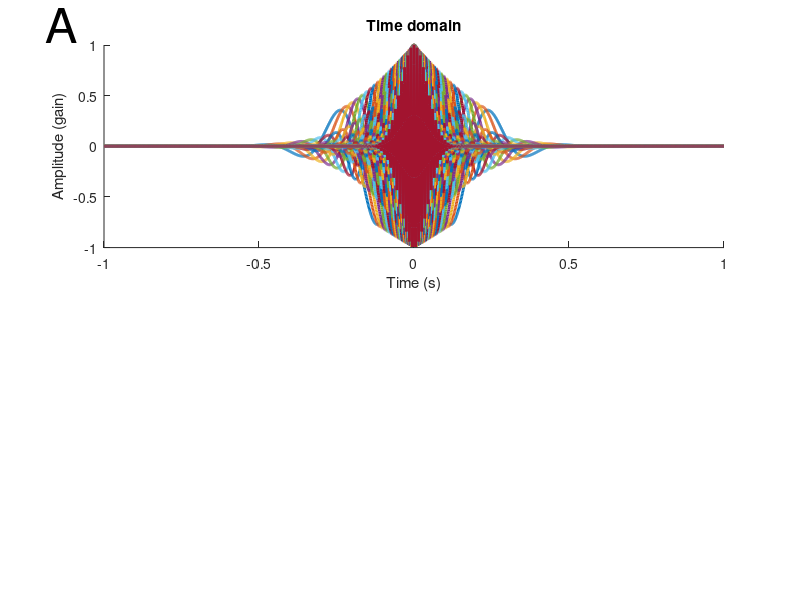

This figure's MATLAB source: (Note: this script raises an error after producing the figure.)
%% Step 1: Define Parameters

%initialize variables
srate = 1000; % 1,000Hz
% -500:0 baseline, 1:500 sample, 501:1310 delay (all in ms)
wavet = -1:1/srate:1; % in seconds (length doesn't matter since multiplying by zeroes won't affect convolution)
min_freq = 4; %in Hz (need several cycles in an epoch, these epochs are 500ms min so 4Hz = 2 cycles)
max_freq = 100; %nothing above 100
num_frex = 35; %50 for 200Hz, 35 for 100Hz, better for statistics mult comp corr, less smooth spectrogram
min_fwhm = .400; % in seconds (350ms)
max_fwhm = .100; % in seconds (75ms)
wavpts = length(wavet);
%there are N/2+1 frequencies between 0 and srate/2:
hz = linspace(0,srate/2,floor(wavpts/2)+1); % pos frequencies (not neg) up to Nyquist
frex = logspace(log10(min_freq),log10(max_freq),num_frex); %total num of freq's
% s    = logspace(log10(3),log10(12),num_frex)./(2*pi*frex); %width of gaussian
%fwhm of gaussian windows used to create wavelets logarithmically spaced:
fwhm = logspace(log10(min_fwhm),log10(max_fwhm),length(frex)); % in seconds
empcycles = 2.667 * (fwhm.*frex); %est # of cycles captured for ea frex (Cohen 2018)


%% Step 2: Make wavelets, ensure they taper to 0 at either end in time domain and
% ensure Gaussian in frequency domain

% create wavelets using equation 3 from Cohen, 2018: "A better way to define
% and describe Morlet wavelets for time-frequency analysis"

% now using fwhm-specified in time domain
midp = dsearchn(wavet',0); %identify 0ms on wavelet time axis
% init outputs for empirical fwhm (time domain)
empfwhmT = zeros(length(frex),1);
for fi=1:length(frex) %loop over frequencies
    % create the Gaussian using the FWHM formula (equation 3):
    gwin = exp( (-4*log(2)*wavet.^2) ./ fwhm(fi)^2 ); 
    % measure the empirical fwhm (time domain):
    empfwhmT(fi) = wavet(midp-1+dsearchn(gwin(midp:end)',.5)) - ...
    wavet(dsearchn(gwin(1:midp)',.5));
end 
% empirical approximates specified (empfwhmT ~= fwhm)
% now make the wavelets and visualize them in time and frequency domains in
% addition to computing their fwhm 

empfwhmF = zeros(length(frex),1); %init outputs for emp fwhm (freq domain)

for fi=1:length(frex)
    %create wavelets using eq. 3: sin .* gaussian window
    wavelets(fi,:) = exp(2*1i*pi*frex(fi)*wavet).*exp( (-4*log(2)*wavet.^2) ./ fwhm(fi)^2 );
    wavelets_fft(fi,:) = fft(wavelets(fi,:)); % frequency domain (complex)
    wavelets_fft(fi,:) = wavelets_fft(fi,:)./max(wavelets_fft(fi,:)); % normalize 
    % measure the empirical fwhm (frequency domain)
    magnitude = abs(wavelets_fft(fi,1:length(hz)));
     % find left and right 1/2
    [~,peakx]  = max(wavelets_fft(fi,:)); 
    [~,left5]  = min(abs(wavelets_fft(fi,1:peakx)-.5));
    [~,right5] = min(abs(wavelets_fft(fi,peakx:end)-.5));
    right5 = right5+peakx-1;
    empfwhmF(fi) = hz(right5)-hz(left5);
end

% plot wavelets in time domain- ensure all taper to 0 (or very close)
figure(1), clf
subplot(211)
plot(wavet,real(wavelets),'linew',2)
xlabel('Time (s)'), ylabel('Amplitude (gain)')
text(wavet(1)*1.19,1.2,'A','fontsize',35); box off
title('Time domain'); ax=gca; ax.FontSize = 25;
% plot wavelets in frequency domain- ensure all are symmetric about their
% peak frequency and they taper to 0 on the ends
subplot(212)
plot(hz,abs(wavelets_fft(:,1:length(hz))).^2,'linew',2)
set(gca,'xlim',[0 120]); text(-hz(2)*24,1.08,'B','fontsize',35);
xlabel('Frequency (Hz)'), ylabel('Normalized Power')
title('Frequency domain'); ax=gca; ax.FontSize = 25; box off
% export_fig('wavelets','-png','-transparent'); %save transparent pdf in pwd

% plot FWHM in time domain to show how much temporal smoothing occurs
figure(2), clf
subplot(211)
% plot(frex,empfwhmT*1000,'o:','markersize',8,'markerfacecolor','w','linew',2)
% semilogx(frex,empfwhmT*1000,'o:','markersize',8,'markerfacecolor','w','linew',2)
semilogx(frex,empfwhmT*1000,'.','markersize',25,'markerfacecolor','b')
% set(gca,'xlim',[0 max(frex)*1.05],'ylim',[0 max(empfwhmT)*1000*1.05])
set(gca,'ylim',[0 max(empfwhmT)*1000*1.05],'xminortick','off'); 
xticks(round(frex(1:3:end),1)); ylabel('FWHM (ms)')
text(3,max(empfwhmT)*1000*1.05+35,'A','fontsize',35);
title('Temporal Resolution log-lin'); ax=gca; ax.FontSize = 25;
ax.XTickLabel=[]; box off

% plot FWHM in frequency domain to show how much spectral smoothing occurs
subplot(212)
% plot(frex,empfwhmF,'s:','markersize',10,'markerfacecolor','w','linew',2)
% semilogx(frex,empfwhmF,'s:','markersize',8,'markerfacecolor','w','linew',2)
semilogx(frex,empfwhmF,'.','markersize',25,'markerfacecolor','b')
set(gca,'ylim',[0 max(empfwhmF)*1.05],'xminortick','off')
text(3,max(empfwhmF)*1.05+1,'B','fontsize',35);
xticks(round(frex(1:2:end),1)); box off
% set(gca,'xlim',[0 max(frex)*1.05],'ylim',[0 max(empfwhmF)*1.05],'xtick',frex)
xlabel('Wavelet frequency (Hz)'), ylabel('FWHM (Hz)')
title('Spectral Resolution log-lin'); ax=gca; ax.FontSize = 25;
% export_fig('fwhm smoothing','-png','-transparent'); %save transparent pdf in pwd

% Prepped figs for paper- check after the T/F analysis, may need
% to change parameters of wavelets to extract analytic signal in diff ways

%% Create analytic signal using the complex morlet wavelet family for both 
% monkeys, both conditions, all days, all channels and all trials

% load lfp's from:
% \OneDrive\Documents\PhD @ FAU\research\High Frequency FP Activity in VWM\data

load('time_domain-m1.mat') %dataM1goodCorR1 & dataM1goodIncR1
load('time_domain-m2.mat') %dataM2goodCorR1 & dataM2goodIncR1

%package into data variable 1: correct & 2: incorrect, then remove
data.mAgoodR1(1) = dataM1goodCorR1; data.mAgoodR1(2) = dataM1goodIncR1; 
data.mBgoodR1(1) = dataM2goodCorR1; data.mBgoodR1(2) = dataM2goodIncR1; 
clear dataM1goodCorR1 dataM2goodCorR1 dataM1goodIncR1 dataM2goodIncR1

%504 samples in baseline
%505 samples in cue
%811 samples in delay
%274 samples in match (check this)
%2094 total samples across all chans

% begin definining convolution parameters
n_wavelet = length(wavet);
half_of_wavelet_size = floor(n_wavelet/2)+1;
% define trial timeline
signalt = -.504:1/srate:1.589; %504 (nonzero sample) + 811 (delay) + 274 (match)=1589ms
% signalt = -.5:1/srate:1.31; % in seconds
% vector of time points to save in post-analysis downsampling
times2save = -400:10:1466; % in ms, 1466 = 505 (sample) + 811 (delay) + 150 (match)
% time vector converted to indices
times2saveidx = dsearchn((signalt.*1000)',times2save');
% define baseline time
baset = [-.4 -.1]; % in seconds
baseidx = dsearchn(signalt',baset');

monkey=monkeys(end) %testing
dday=alldays(end) %testing
chan=allchans(end) %testing

%one loop for each monkey
monkey=monkeys(1) %which monkey: 1 = mA / Clark, 2 = mB / Betty

tic
%correct + incorrect
for i=1:2 %1 is correct, 2 is incorrect
    alldays = fieldnames(data.(monkey{:})(i))'; %extract all days
    for dday=alldays %loop thru days
        allchans = size(data.(monkey{:})(i).(dday{:}).lfp,1);
        %remove erp to free up space
%         data.(monkey{:})(i).(dday{:}) = rmfield(data.(monkey{:})(i).(dday{:}),'erp');
        for chan=1:allchans %loop thru chans
            %rem single chan dim, convert to µV (1V = 10^6µV =1,000,000µV)
            %and confirm time x trials leftover
            signal = squeeze(data.(monkey{:})(i).(dday{:}).lfp(chan,:,:)).* 1e6;
            reflectsig_all = zeros(size(signal,1)+2*n_wavelet,size(signal,2)); %initialize reflected signals mat
            % reflect all trials
            for signalN=1:size(signal,2) %loop through trials
                reflectsig = [ signal(n_wavelet:-1:1,signalN); signal(:,signalN); signal(end:-1:end-n_wavelet+1,signalN); ];        
                reflectsig_all(:,signalN) = reflectsig;
            end
            % concatenate into a super-trial
            reflectsig_supertri = reshape(reflectsig_all,1,[]); % reshape to 1D time-trials
    %         % plot original signal (example from mB chan 23 trial 848
    %         figure(1), clf
    %         subplot(211)
    %         plot(signal(:,848)','LineWidth',2,'color','b')
    %         set(gca,'xlim',[0 numel(reflectsig)]-n_wavelet)
    %         ylabel('Voltage (\muV)'); title('Original Signal')
    %         ax=gca; ax.FontSize = 25; x1=xticklabels; 
    %         set(gca, 'XTickLabel', []); box off
    %         % plot reflected signal
    %         subplot(212)
    %         p21=plot(n_wavelet+1:length(signal(:,848))+n_wavelet,signal(:,848),...
    %             'LineWidth',3,'color','b');
    %         hold on
    %         p22=plot(reflectsig,'-','LineWidth',2,'color','k');
    %         p22.Color(4) = 0.35; %change transparency
    %         set(gca,'xlim',[0 numel(reflectsig)])
    %         title('Reflected Signal'); xlabel('Time step (ms)')
    %         ylabel('Voltage (\muV)')
    %         ax=gca; ax.FontSize = 25; xticklabels(x1); box off
    %         legend({'original';'reflected'},'FontSize',25,'Location','best','box','off')
    %         export_fig('reflected signal','-png','-transparent'); %save transparent pdf in pwd
            % step 1: finish defining convolution parameters
            n_data = length(reflectsig_supertri); % time*trials
            n_convolution = n_wavelet+n_data-1;
            % step 2: take FFTs
            fft_data = fft(reflectsig_supertri,n_convolution); % all trials for chan
            % which area is this chan
            area = char(data.(monkey{:})(i).(dday{:}).areas(chan));
            %init power mat: freqidx x time x trials:
            pow = zeros(length(frex),length(times2save),size(signal,2)); 
            parfor fi=1:length(frex)
                % FFT of wavelet
                fft_wavelet = fft(wavelets(fi,:),n_convolution);
                % step 3: normalize kernel by scaling amplitudes to one in the 
                % frequency domain. prevents amplitude from decreasing with 
                % increasing frequency. diff from 1/f scaling
                fft_wavelet = fft_wavelet ./ max(fft_wavelet);
                % step 4: point-wise multiply and take iFFT
                as = ifft( fft_data.*fft_wavelet ); % analytic signal
                % step 5: trim wings
                as = as(half_of_wavelet_size:end-half_of_wavelet_size+1);
                % step 6: reshape back to reflected time-by-trials
                as = reshape(as,size(reflectsig_all,1),size(reflectsig_all,2));
                % step 7: chop off the reflections
                as = as(n_wavelet+1:end-n_wavelet,:);
                % as is now a time x trial complex matrix
    %             % compute baseline power averaged over trials then timepoints
    %             basePow = mean( mean( abs( as(baseidx(1):baseidx(2),:).^2 ),2 ),1 );
                % store dB-norm'd down-sampled power for each frequency in freq
                % x time x trials
    %             dbpow(fi,:,:) = 10*log10( abs( as(times2saveidx,:) ) .^2 ./basePow); 
                % save raw power for ea. freqidx x down-sampled time x
                % trial
                pow(fi,:,:) = abs( as(times2saveidx,:) ) .^2;
                % mean( abs( as_ ).^2, 2);
%                     clear fft_wavelet as % start anew with these var's ea. loop
            end
            %save downsampled power as chan x freqidx x time x trials
            data.(monkey{:})(i).(dday{:}).power(chan,:,:,:) = pow;                
            clear pow % start anew with this var ea. loop
        end
%             find(squeeze(data.(monkey{:})(i).(dday{:}).power(13,:,:,:))~=0); %testing
        %remove lfp to free up space in data var since we're done w/ it
%         data.(monkey{:})(i).(dday{:}) = rmfield(data.(monkey{:})(i).(dday{:}),'lfp');
    end
end
toc

%759.832210 seconds. (lab pc) saved average power
%~1.25 hours for correct+incorrect for monkey 2 on lab pc
% save all power trials in var ie: mAgoodR1.d060406.power (chan x freqidx x time x trials) in :
% OneDrive\Documents\PhD @ FAU\research\High Frequency FP Activity in VWM\data
% also has ie: mAgoodR1.d060406.areas (areas for each chan)

%find(squeeze(data.mBgoodR1(2).d090625.pow(10,:,:,:))~=0); %testing
% find(squeeze(pow(19,:,:))~=0); %testing

% squeeze(data.(monkey{:})(i).(dday{:}).power(13,:,:,:)); %testing 
%freqidx x downsampled time points x trials (monkey B correct day d091001)

%% initialize variables

% define trial timeline
signalt = -.504:1/srate:1.589; %504 (nonzero sample) + 811 (delay) + 274 (match)=1589ms
% vector of time points to save in post-analysis downsampling
times2save = -400:10:1466; % in ms, 1466 = 505 (sample) + 811 (delay) + 150 (match)
% time vector converted to indices
times2saveidx = dsearchn((signalt.*1000)',times2save');
% define baseline time
baset = [-.4 -.1]; % in seconds
baseidx = dsearchn(signalt',baset');


%% plotting the raw difference data

% contourf plot template:
% x = 1 x samples
% y = 1 x frequencies
% z = frequencies x samples
% contourf(x,y,z,...)

load('mAgoodR1_pow_erp_lfp.mat'); %monkey A data
load('mBgoodR1_pow_erp_lfp.mat'); %monkey B data

monkeys={'mAgoodR1(1)','mBgoodR1(1)','mAgoodR1(2)','mBgoodR1(2)'};

i=1; vidname=sprintf('powm%svid','A'); %mA correct trials only
i=2; vidname=sprintf('powm%svid','B'); %mB correct trials only
i=3; vidname=sprintf('powm%svid','A'); %mA incorrect trials only
i=4; vidname=sprintf('powm%svid','B'); %mB incorrect trials only

alldays = fieldnames(eval(monkeys{i}))'; %extract all days
triggers = [0 0.505 .505+.811]; %cueonset, cueoffset, matchonset

figure(1), clf %open fig and maximize to prepare for viewing

powvid = VideoWriter(vidname); %open video file
powvid.FrameRate = 5;  %can adjust this, 5 - 10 seems to work
open(powvid)

for dayN=fieldnames(eval(monkeys{i}))'
    % which areas depends on monkeyN
    allchans = size(eval(monkeys{i}).(dayN{:}).power,1); %total # of chans
    areas = string(eval(monkeys{i}).(dayN{:}).areas); %all areas
    for chanN=1:allchans %loop thru chans
        %pull out correct & incorrect power avg over trials (frex x time/samples)
        cor = mean( squeeze( eval(monkeys{i}).(dayN{:}).power(chanN,:,:,:) ),3 ); 
        % inc = mean( squeeze( data.(monkey{:})(2).(dday{:}).power(chan,:,:,:) ),3 ); 
        % compute the difference in power between the two conditions
        % diffmap = cor - inc;
        figure(1), clf
        contourf(signalt(times2saveidx),frex,cor,100,'linecolor','none')
        yL = get(gca,'YLim'); line([0 triggers(2) triggers(3);0 triggers(2) triggers(3)],...
            yL,'Color','k','LineWidth',4,'LineStyle',':'); 
        set(gca,'ytick',round(logspace(log10(frex(1)),log10(frex(end)),10)*100)/100,'yscale','log','YMinorTick','off')
        xlabel('Time (s)'), ylabel('Frequency (Hz)'), cbar = colorbar; 
        text(signalt(200),yL(2)*.85,'baseline','color','w','fontsize',20); %baseline
        text(triggers(2)*0.35,yL(2)*.85,'cue','color','w','fontsize',20); %cue
        text(triggers(3)*0.65,yL(2)*.85,'delay','color','w','fontsize',20); %delay
        text(triggers(3)*1.02,yL(2)*.85,'match','color','w','fontsize',20); %delay
        lim = get(cbar,'Limits'); cbar.Ticks=lim;
        cbar.Label.String = 'Raw Power (\muV^2)'; pos = cbar.Label.Position; 
        cbar.Label.Position=[pos(1)-2.5 pos(2)];
        title(sprintf('%8s Day %d / %d Chan %d / %d Area %s Correct',monkeys{i}(1:8),...
            find(ismember(alldays,dayN{:})),length(alldays),chanN,allchans,areas{chanN}));
        ax=gca; ax.FontSize = 25;
        pause(0.01) %pause to grab frame
        frame = getframe(gcf); %get frame
        writeVideo(powvid, frame); %add frame to vid
    end
    %now calc day power spectrogram avg over all chans
    %pull out correct power avg over trials then chans (frex x time/samples)
    cor = squeeze( mean( mean( eval(monkeys{i}).(dayN{:}).power,4 ),1 ) ); 
    figure(1), clf
    contourf(signalt(times2saveidx),frex,cor,100,'linecolor','none')
    yL = get(gca,'YLim'); line([0 triggers(2) triggers(3);0 triggers(2) triggers(3)],...
        yL,'Color','k','LineWidth',4,'LineStyle',':'); 
    set(gca,'ytick',round(logspace(log10(frex(1)),log10(frex(end)),10)*100)/100,'yscale','log','YMinorTick','off')
    xlabel('Time (s)'), ylabel('Frequency (Hz)'), cbar = colorbar; 
    text(signalt(200),yL(2)*.85,'baseline','color','w','fontsize',20); %baseline
    text(triggers(2)*0.35,yL(2)*.85,'cue','color','w','fontsize',20); %cue
    text(triggers(3)*0.65,yL(2)*.85,'delay','color','w','fontsize',20); %delay
    text(triggers(3)*1.02,yL(2)*.85,'match','color','w','fontsize',20); %delay
    lim = get(cbar,'Limits'); cbar.Ticks=lim;
    cbar.Label.String = 'Raw Power (\muV^2)'; pos = cbar.Label.Position; 
    cbar.Label.Position=[pos(1)-2.5 pos(2)];
    title(sprintf('%s Day %d / %d All %d Chans Across %d Areas Correct',monkeys{i}(1:8),...
        find(ismember(alldays,dayN{:})),length(alldays),allchans,length(unique(areas))));
    ax=gca; ax.FontSize = 25;
    pause(0.01) %pause to grab frame
    frame = getframe(gcf); %get frame
    writeVideo(powvid, frame); %add frame to vid
end

close(powvid) %finish with vid
%final video is saved here: 
% OneDrive\Documents\PhD @ FAU\research\High Frequency FP Activity in VWM\data

%see about averaging over channels to get a day-level power spectrogram and
%adding that frame to vid
%build out the day loop

